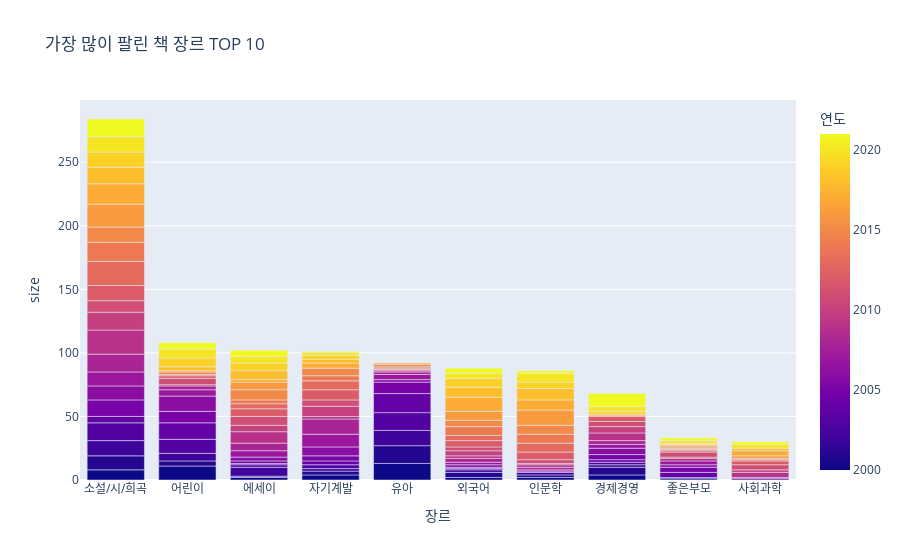
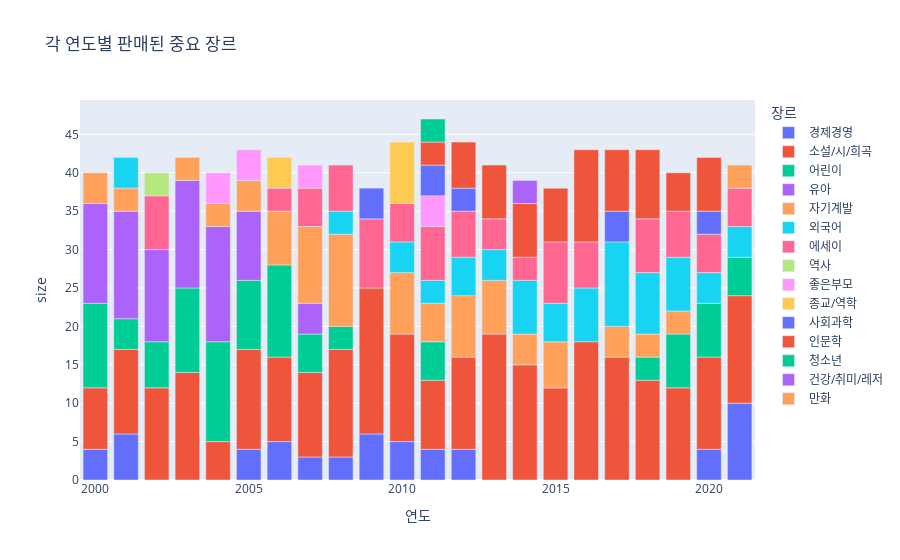

Source (notebook cell) for these figures, in order:
### Code cell
df_grouped = group_by("장르")
df_grouped = df_grouped.query("size > 2")

top_genre = extract_top(df,"장르")

fig = px.bar(top_genre, x="장르", y="size", color="연도", title="가장 많이 팔린 책 장르 TOP 10")
fig.update_layout(xaxis={'categoryorder':'total descending'})
fig.show()

fig = px.bar(df_grouped, x="연도", y="size", color="장르", title="각 연도별 판매된 중요 장르")
fig.show()

### Figure 1 — Plotly figure (JSON) as saved in the notebook; plotly's stock layout.template omitted (floating-point values rounded to 4 significant figures; data arrays with more than 128 entries replaced by an {"elided": "..."} marker saying what was removed)
{"data": [{"alignmentgroup": "True", "hovertemplate": "장르=%{x}<br>size=%{y}<br>연도=%{marker.color}<extra></extra>", "legendgroup": "", "marker": {"color": {"elided": "188 int values"}, "coloraxis": "coloraxis", "pattern": {"shape": ""}}, "name": "", "offsetgroup": "", "orientation": "v", "showlegend": false, "textposition": "auto", "type": "bar", "x": {"elided": "188 str values"}, "xaxis": "x", "y": {"elided": "188 int values"}, "yaxis": "y"}], "layout": {"barmode": "relative", "coloraxis": {"colorbar": {"title": {"text": "연도"}}, "colorscale": [[0, "#0d0887"], [0.1111, "#46039f"], [0.2222, "#7201a8"], [0.3333, "#9c179e"], [0.4444, "#bd3786"], [0.5556, "#d8576b"], [0.6667, "#ed7953"], [0.7778, "#fb9f3a"], [0.8889, "#fdca26"], [1, "#f0f921"]]}, "legend": {"tracegroupgap": 0}, "title": {"text": "가장 많이 팔린 책 장르 TOP 10"}, "xaxis": {"anchor": "y", "categoryorder": "total descending", "domain": [0, 1], "title": {"text": "장르"}}, "yaxis": {"anchor": "x", "domain": [0, 1], "title": {"text": "size"}}}}

### Figure 2 — Plotly figure (JSON) as saved in the notebook; plotly's stock layout.template omitted (floating-point values rounded to 4 significant figures)
{"data": [{"alignmentgroup": "True", "hovertemplate": "장르=경제경영<br>연도=%{x}<br>size=%{y}<extra></extra>", "legendgroup": "경제경영", "marker": {"color": "#636efa", "pattern": {"shape": ""}}, "name": "경제경영", "offsetgroup": "경제경영", "orientation": "v", "showlegend": true, "textposition": "auto", "type": "bar", "x": [2000, 2001, 2005, 2006, 2007, 2008, 2009, 2010, 2011, 2012, 2020, 2021], "xaxis": "x", "y": [4, 6, 4, 5, 3, 3, 6, 5, 4, 4, 4, 10], "yaxis": "y"}, {"alignmentgroup": "True", "hovertemplate": "장르=소설/시/희곡<br>연도=%{x}<br>size=%{y}<extra></extra>", "legendgroup": "소설/시/희곡", "marker": {"color": "#EF553B", "pattern": {"shape": ""}}, "name": "소설/시/희곡", "offsetgroup": "소설/시/희곡", "orientation": "v", "showlegend": true, "textposition": "auto", "type": "bar", "x": [2000, 2001, 2002, 2003, 2004, 2005, 2006, 2007, 2008, 2009, 2010, 2011, 2012, 2013, 2014, 2015, 2016, 2017, 2018, 2019, 2020, 2021], "xaxis": "x", "y": [8, 11, 12, 14, 5, 13, 11, 11, 14, 19, 14, 9, 12, 19, 15, 12, 18, 16, 13, 12, 12, 14], "yaxis": "y"}, {"alignmentgroup": "True", "hovertemplate": "장르=어린이<br>연도=%{x}<br>size=%{y}<extra></extra>", "legendgroup": "어린이", "marker": {"color": "#00cc96", "pattern": {"shape": ""}}, "name": "어린이", "offsetgroup": "어린이", "orientation": "v", "showlegend": true, "textposition": "auto", "type": "bar", "x": [2000, 2001, 2002, 2003, 2004, 2005, 2006, 2007, 2008, 2011, 2018, 2019, 2020, 2021], "xaxis": "x", "y": [11, 4, 6, 11, 13, 9, 12, 5, 3, 5, 3, 7, 7, 5], "yaxis": "y"}, {"alignmentgroup": "True", "hovertemplate": "장르=유아<br>연도=%{x}<br>size=%{y}<extra></extra>", "legendgroup": "유아", "marker": {"color": "#ab63fa", "pattern": {"shape": ""}}, "name": "유아", "offsetgroup": "유아", "orientation": "v", "showlegend": true, "textposition": "auto", "type": "bar", "x": [2000, 2001, 2002, 2003, 2004, 2005, 2007], "xaxis": "x", "y": [13, 14, 12, 14, 15, 9, 4], "yaxis": "y"}, {"alignmentgroup": "True", "hovertemplate": "장르=자기계발<br>연도=%{x}<br>size=%{y}<extra></extra>", "legendgroup": "자기계발", "marker": {"color": "#FFA15A", "pattern": {"shape": ""}}, "name": "자기계발", "offsetgroup": "자기계발", "orientation": "v", "showlegend": true, "textposition": "auto", "type": "bar", "x": [2000, 2001, 2003, 2004, 2005, 2006, 2007, 2008, 2010, 2011, 2012, 2013, 2014, 2015, 2017, 2018, 2019], "xaxis": "x", "y": [4, 3, 3, 3, 4, 7, 10, 12, 8, 5, 8, 7, 4, 6, 4, 3, 3], "yaxis": "y"}, {"alignmentgroup": "True", "hovertemplate": "장르=외국어<br>연도=%{x}<br>size=%{y}<extra></extra>", "legendgroup": "외국어", "marker": {"color": "#19d3f3", "pattern": {"shape": ""}}, "name": "외국어", "offsetgroup": "외국어", "orientation": "v", "showlegend": true, "textposition": "auto", "type": "bar", "x": [2001, 2008, 2010, 2011, 2012, 2013, 2014, 2015, 2016, 2017, 2018, 2019, 2020, 2021], "xaxis": "x", "y": [4, 3, 4, 3, 5, 4, 7, 5, 7, 11, 8, 7, 4, 4], "yaxis": "y"}, {"alignmentgroup": "True", "hovertemplate": "장르=에세이<br>연도=%{x}<br>size=%{y}<extra></extra>", "legendgroup": "에세이", "marker": {"color": "#FF6692", "pattern": {"shape": ""}}, "name": "에세이", "offsetgroup": "에세이", "orientation": "v", "showlegend": true, "textposition": "auto", "type": "bar", "x": [2002, 2006, 2007, 2008, 2009, 2010, 2011, 2012, 2013, 2014, 2015, 2016, 2018, 2019, 2020, 2021], "xaxis": "x", "y": [7, 3, 5, 6, 9, 5, 7, 6, 4, 3, 8, 6, 7, 6, 5, 5], "yaxis": "y"}, {"alignmentgroup": "True", "hovertemplate": "장르=역사<br>연도=%{x}<br>size=%{y}<extra></extra>", "legendgroup": "역사", "marker": {"color": "#B6E880", "pattern": {"shape": ""}}, "name": "역사", "offsetgroup": "역사", "orientation": "v", "showlegend": true, "textposition": "auto", "type": "bar", "x": [2002], "xaxis": "x", "y": [3], "yaxis": "y"}, {"alignmentgroup": "True", "hovertemplate": "장르=좋은부모<br>연도=%{x}<br>size=%{y}<extra></extra>", "legendgroup": "좋은부모", "marker": {"color": "#FF97FF", "pattern": {"shape": ""}}, "name": "좋은부모", "offsetgroup": "좋은부모", "orientation": "v", "showlegend": true, "textposition": "auto", "type": "bar", "x": [2004, 2005, 2007, 2011], "xaxis": "x", "y": [4, 4, 3, 4], "yaxis": "y"}, {"alignmentgroup": "True", "hovertemplate": "장르=종교/역학<br>연도=%{x}<br>size=%{y}<extra></extra>", "legendgroup": "종교/역학", "marker": {"color": "#FECB52", "pattern": {"shape": ""}}, "name": "종교/역학", "offsetgroup": "종교/역학", "orientation": "v", "showlegend": true, "textposition": "auto", "type": "bar", "x": [2006, 2010], "xaxis": "x", "y": [4, 8], "yaxis": "y"}, {"alignmentgroup": "True", "hovertemplate": "장르=사회과학<br>연도=%{x}<br>size=%{y}<extra></extra>", "legendgroup": "사회과학", "marker": {"color": "#636efa", "pattern": {"shape": ""}}, "name": "사회과학", "offsetgroup": "사회과학", "orientation": "v", "showlegend": true, "textposition": "auto", "type": "bar", "x": [2009, 2011, 2012, 2017, 2020], "xaxis": "x", "y": [4, 4, 3, 4, 3], "yaxis": "y"}, {"alignmentgroup": "True", "hovertemplate": "장르=인문학<br>연도=%{x}<br>size=%{y}<extra></extra>", "legendgroup": "인문학", "marker": {"color": "#EF553B", "pattern": {"shape": ""}}, "name": "인문학", "offsetgroup": "인문학", "orientation": "v", "showlegend": true, "textposition": "auto", "type": "bar", "x": [2011, 2012, 2013, 2014, 2015, 2016, 2017, 2018, 2019, 2020], "xaxis": "x", "y": [3, 6, 7, 7, 7, 12, 8, 9, 5, 7], "yaxis": "y"}, {"alignmentgroup": "True", "hovertemplate": "장르=청소년<br>연도=%{x}<br>size=%{y}<extra></extra>", "legendgroup": "청소년", "marker": {"color": "#00cc96", "pattern": {"shape": ""}}, "name": "청소년", "offsetgroup": "청소년", "orientation": "v", "showlegend": true, "textposition": "auto", "type": "bar", "x": [2011], "xaxis": "x", "y": [3], "yaxis": "y"}, {"alignmentgroup": "True", "hovertemplate": "장르=건강/취미/레저<br>연도=%{x}<br>size=%{y}<extra></extra>", "legendgroup": "건강/취미/레저", "marker": {"color": "#ab63fa", "pattern": {"shape": ""}}, "name": "건강/취미/레저", "offsetgroup": "건강/취미/레저", "orientation": "v", "showlegend": true, "textposition": "auto", "type": "bar", "x": [2014], "xaxis": "x", "y": [3], "yaxis": "y"}, {"alignmentgroup": "True", "hovertemplate": "장르=만화<br>연도=%{x}<br>size=%{y}<extra></extra>", "legendgroup": "만화", "marker": {"color": "#FFA15A", "pattern": {"shape": ""}}, "name": "만화", "offsetgroup": "만화", "orientation": "v", "showlegend": true, "textposition": "auto", "type": "bar", "x": [2021], "xaxis": "x", "y": [3], "yaxis": "y"}], "layout": {"barmode": "relative", "legend": {"title": {"text": "장르"}, "tracegroupgap": 0}, "title": {"text": "각 연도별 판매된 중요 장르"}, "xaxis": {"anchor": "y", "domain": [0, 1], "title": {"text": "연도"}}, "yaxis": {"anchor": "x", "domain": [0, 1], "title": {"text": "size"}}}}
